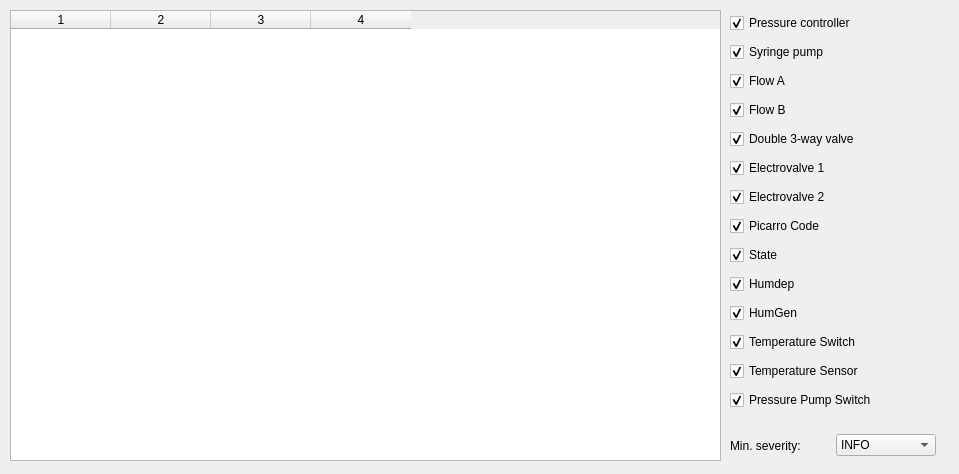
<?xml version="1.0" encoding="UTF-8"?>
<ui version="4.0">
 <class>DebuglogWindow</class>
 <widget class="QDialog" name="DebuglogWindow">
  <property name="geometry">
   <rect>
    <x>0</x>
    <y>0</y>
    <width>959</width>
    <height>474</height>
   </rect>
  </property>
  <property name="windowTitle">
   <string>Debug Log</string>
  </property>
  <widget class="QTableWidget" name="tableWidget_log">
   <property name="geometry">
    <rect>
     <x>10</x>
     <y>10</y>
     <width>711</width>
     <height>451</height>
    </rect>
   </property>
   <property name="showGrid">
    <bool>true</bool>
   </property>
   <property name="rowCount">
    <number>0</number>
   </property>
   <property name="columnCount">
    <number>4</number>
   </property>
   <column/>
   <column/>
   <column/>
   <column/>
  </widget>
  <widget class="QWidget" name="horizontalLayoutWidget">
   <property name="geometry">
    <rect>
     <x>730</x>
     <y>429</y>
     <width>206</width>
     <height>33</height>
    </rect>
   </property>
   <layout class="QHBoxLayout" name="horizontalLayout">
    <item>
     <widget class="QLabel" name="label_level">
      <property name="text">
       <string>Min. severity: </string>
      </property>
     </widget>
    </item>
    <item>
     <widget class="QComboBox" name="comboBox_level">
      <property name="currentIndex">
       <number>1</number>
      </property>
      <item>
       <property name="text">
        <string>DEBUG</string>
       </property>
      </item>
      <item>
       <property name="text">
        <string>INFO</string>
       </property>
      </item>
      <item>
       <property name="text">
        <string>WARNING</string>
       </property>
      </item>
      <item>
       <property name="text">
        <string>ERROR</string>
       </property>
      </item>
      <item>
       <property name="text">
        <string>CRITICAL</string>
       </property>
      </item>
     </widget>
    </item>
   </layout>
  </widget>
  <widget class="QWidget" name="verticalLayoutWidget">
   <property name="geometry">
    <rect>
     <x>730</x>
     <y>10</y>
     <width>211</width>
     <height>411</height>
    </rect>
   </property>
   <layout class="QVBoxLayout" name="verticalLayout_instruments">
    <item>
     <widget class="QCheckBox" name="checkBox_PRESSURE">
      <property name="text">
       <string>Pressure controller</string>
      </property>
      <property name="checked">
       <bool>true</bool>
      </property>
     </widget>
    </item>
    <item>
     <widget class="QCheckBox" name="checkBox_PUMP">
      <property name="text">
       <string>Syringe pump</string>
      </property>
      <property name="checked">
       <bool>true</bool>
      </property>
     </widget>
    </item>
    <item>
     <widget class="QCheckBox" name="checkBox_FLOW_A">
      <property name="text">
       <string>Flow A</string>
      </property>
      <property name="checked">
       <bool>true</bool>
      </property>
     </widget>
    </item>
    <item>
     <widget class="QCheckBox" name="checkBox_FLOW_B">
      <property name="text">
       <string>Flow B</string>
      </property>
      <property name="checked">
       <bool>true</bool>
      </property>
     </widget>
    </item>
    <item>
     <widget class="QCheckBox" name="checkBox_VALVE2x3">
      <property name="text">
       <string>Double 3-way valve</string>
      </property>
      <property name="checked">
       <bool>true</bool>
      </property>
     </widget>
    </item>
    <item>
     <widget class="QCheckBox" name="checkBox_E_VALVE1">
      <property name="text">
       <string>Electrovalve 1</string>
      </property>
      <property name="checked">
       <bool>true</bool>
      </property>
     </widget>
    </item>
    <item>
     <widget class="QCheckBox" name="checkBox_E_VALVE2">
      <property name="text">
       <string>Electrovalve 2</string>
      </property>
      <property name="checked">
       <bool>true</bool>
      </property>
     </widget>
    </item>
    <item>
     <widget class="QCheckBox" name="checkBox_P_CODE">
      <property name="text">
       <string>Picarro Code</string>
      </property>
      <property name="checked">
       <bool>true</bool>
      </property>
     </widget>
    </item>
    <item>
     <widget class="QCheckBox" name="checkBox_STATE">
      <property name="text">
       <string>State</string>
      </property>
      <property name="checked">
       <bool>true</bool>
      </property>
     </widget>
    </item>
    <item>
     <widget class="QCheckBox" name="checkBox_HUMDEP">
      <property name="text">
       <string>Humdep</string>
      </property>
      <property name="checked">
       <bool>true</bool>
      </property>
     </widget>
    </item>
    <item>
     <widget class="QCheckBox" name="checkBox_HUMGEN">
      <property name="text">
       <string>HumGen</string>
      </property>
      <property name="checked">
       <bool>true</bool>
      </property>
     </widget>
    </item>
    <item>
     <widget class="QCheckBox" name="checkBox_T_SWITCH">
      <property name="text">
       <string>Temperature Switch</string>
      </property>
      <property name="checked">
       <bool>true</bool>
      </property>
     </widget>
    </item>
    <item>
     <widget class="QCheckBox" name="checkBox_T_SENSOR">
      <property name="text">
       <string>Temperature Sensor</string>
      </property>
      <property name="checked">
       <bool>true</bool>
      </property>
     </widget>
    </item>
    <item>
     <widget class="QCheckBox" name="checkBox_P_SWITCH">
      <property name="text">
       <string>Pressure Pump Switch</string>
      </property>
      <property name="checked">
       <bool>true</bool>
      </property>
     </widget>
    </item>
   </layout>
  </widget>
 </widget>
 <resources/>
 <connections/>
</ui>
